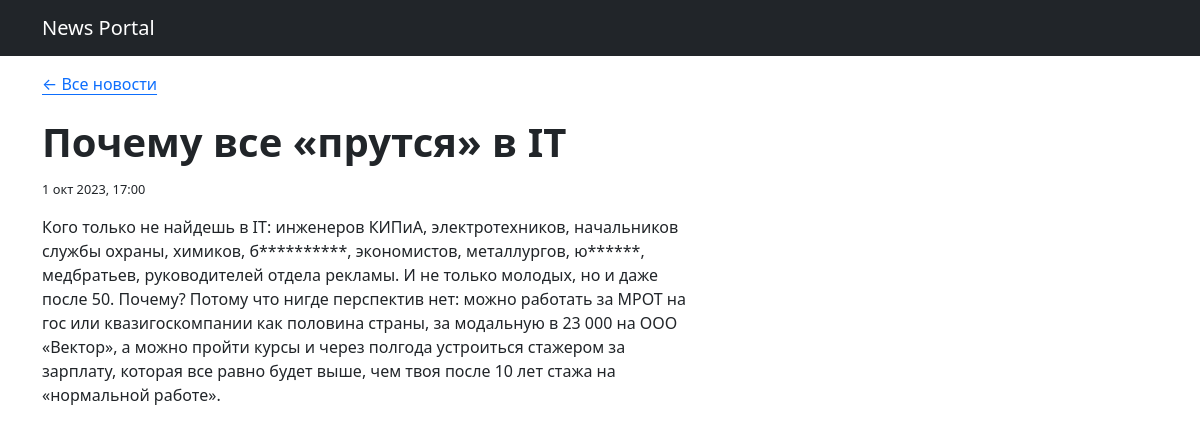
The page /news/2 on the database its author committed.
### news/models.py (models this page shows, shortened)
class Post(models.Model):
    title = models.CharField(max_length=128)
    date_joined = models.DateTimeField(auto_now_add=True)
    text = models.TextField()
    NEWS = 'NE'
    ARTICLE = 'AR'
    CATEGORY_CHOICES = [
        (NEWS, 'Новость'),
        (ARTICLE, 'Статья'),
    ]
    type = models.CharField(
        max_length=2,
        choices=CATEGORY_CHOICES,
        default=NEWS,
    )
    rating = models.SmallIntegerField(default=0)
    author = models.ForeignKey(Author, on_delete=models.CASCADE)
    category = models.ManyToManyField(Category, through='PostCategory')

### news/views.py (the view)
# urls.py: path('<int:pk>', PostDetails.as_view())
class PostDetails(DetailView):
    model = Post
    template_name = 'news/post.html'
    context_object_name = 'post'

### news/templatetags/custom_filters.py (called while the page is built)
@register.filter()
def censor(text):
    bad_words = [
        'глаз',
        'бухгалтеров',
        'юристов',
        'рубль',
        'рубля',
    ]
    for bad_word in bad_words:
        if bad_word in text.lower():
            text = text.replace(bad_word[1:], '*'*(len(bad_word)-1))
    return text

### templates/news/post.html (shortened to what this page needs)
{% extends 'news/default.html' %}
{% load custom_filters %}
{% block content %}
    <a href="/news">← Все новости</a>
    <h1>{{ post.title|censor }}</h1>
    <div class="date">
        <p class="fs-7">{{ post.date_joined|date:'j b Y, H:i' }}</p>
    </div>
    <p>{{ post.text|censor }}</p>
{% endblock content %}

### rows shown on the page
Post: title|censor "Почему все «прутся» в IT", date_joined "1 окт 2023, 17:00", text|censor "Кого только не найдешь в IT: инженеров КИПиА, электротехников, начальников службы охраны, химиков, б**********, экономистов, металлургов, ю******, медбратьев, руководителей отдела рекламы. И не только молодых, но и даже после 50. Почему? Потому что нигде перспектив нет: можно работать за МРОТ на гос или квазигоскомпании как половина страны, за модальную в 23 000 на ООО «Вектор», а можно пройти курсы и через полгода устроиться стажером за зарплату, которая все равно будет выше, чем твоя после 10 лет стажа на «нормальной работе»."
